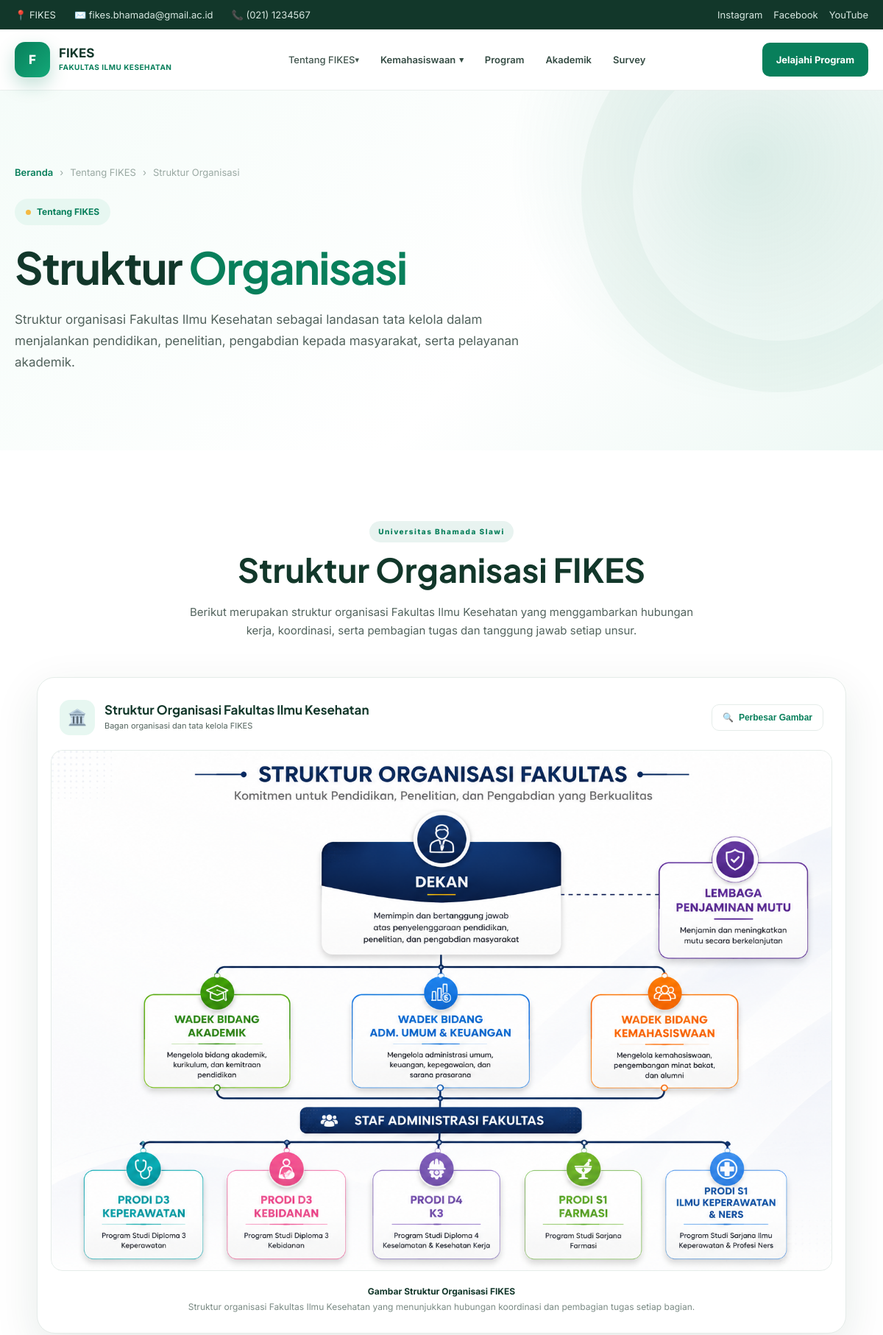
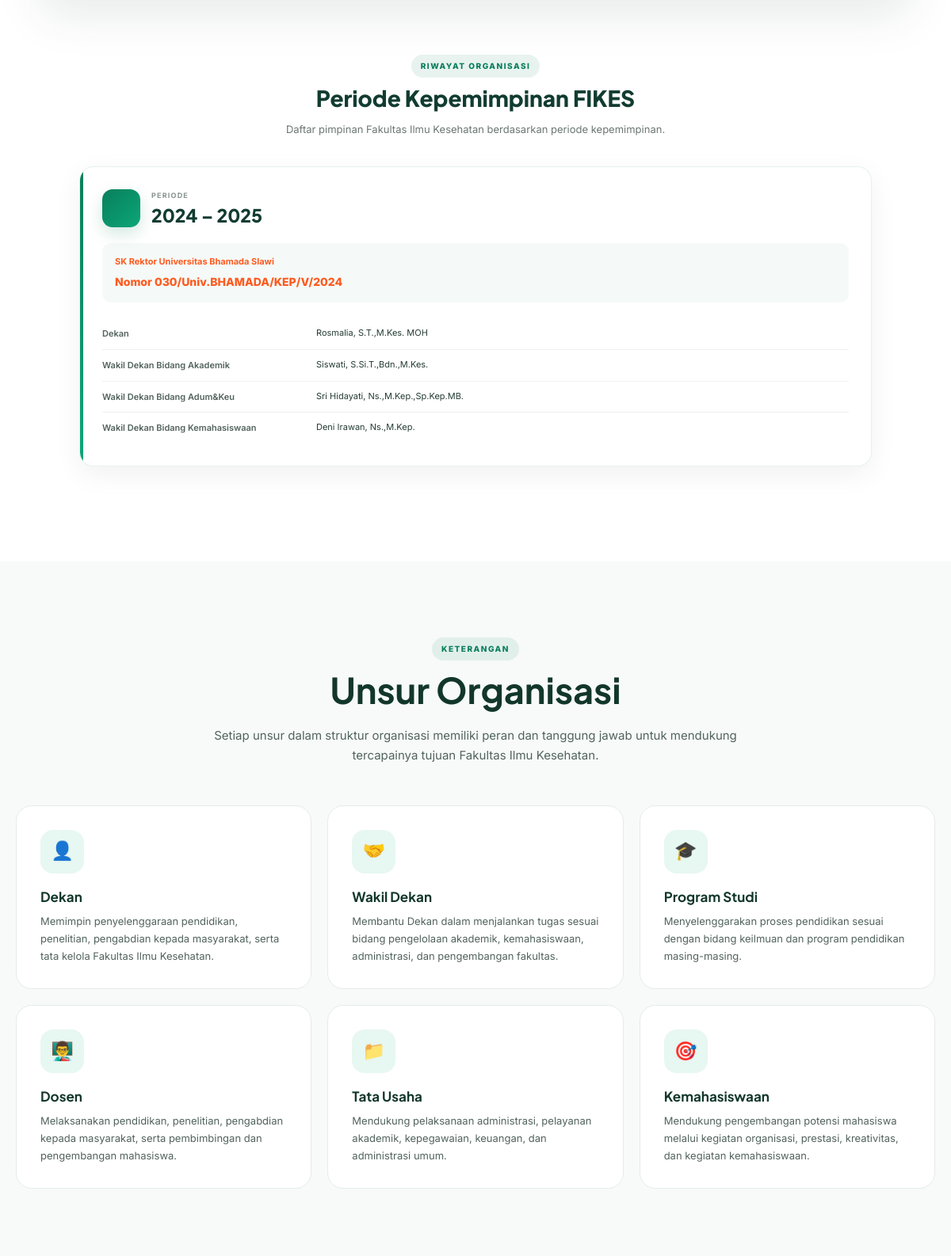
The page /page/struktur/struktur-organisasi.php (upper part) on the database its author committed (2 pictures, top to bottom).
### tables this page shows
CREATE TABLE `pengaturan` (
  `id` int(10) UNSIGNED NOT NULL,
  `nama_kampus` varchar(180) DEFAULT 'Fakultas Ilmu Kesehatan',
  `email` varchar(150) DEFAULT 'info@fikes.ac.id',
  `telepon` varchar(50) DEFAULT '(021) 1234567',
  `alamat` text DEFAULT NULL,
  `instagram` varchar(255) DEFAULT NULL,
  `facebook` varchar(255) DEFAULT NULL,
  `youtube` varchar(255) DEFAULT NULL,
  `maps_embed` text DEFAULT NULL
);

CREATE TABLE `struktur_organisasi` (
  `id` int(11) NOT NULL,
  `periode` varchar(50) NOT NULL,
  `sk_rektor` varchar(200) NOT NULL,
  `dekan` varchar(200) NOT NULL,
  `wakil_dekan_akademik` varchar(200) NOT NULL,
  `wakil_dekan_adum_keu` varchar(200) NOT NULL,
  `wakil_dekan_kemahasiswaan` varchar(200) NOT NULL,
  `gambar` varchar(255) DEFAULT NULL,
  `created_at` timestamp NOT NULL DEFAULT current_timestamp(),
  `updated_at` timestamp NOT NULL DEFAULT current_timestamp() ON UPDATE current_timestamp()
);

### page/includes/site-settings.php (called while the page is built, shortened)
<?php
function fikes_setting_value(array $row, array $aliases, string $default = ''): string
{
    foreach ($aliases as $key) {
        if (array_key_exists($key, $row) && trim((string)$row[$key]) !== '') {
            return trim((string)$row[$key]);
        }
    }
    return $default;
}
function fikes_find_settings_table(PDO $pdo): ?array
{
    $preferred = [
        'pengaturan_website', 'pengaturan_web', 'pengaturan',
        'website_settings', 'site_settings', 'settings',
        'konfigurasi_website', 'konfigurasi'
    ];
    $tables = $pdo->query("SELECT TABLE_NAME FROM information_schema.TABLES WHERE TABLE_SCHEMA = DATABASE() AND TABLE_TYPE='BASE TABLE'")->fetchAll(PDO::FETCH_COLUMN);
    $tables = array_values(array_unique(array_map('strval', $tables)));
    $ordered = [];
    foreach ($preferred as $name) if (in_array($name, $tables, true)) $ordered[] = $name;
    foreach ($tables as $name) if (!in_array($name, $ordered, true)) $ordered[] = $name;
    $best = null;
    $bestScore = 0;
    foreach ($ordered as $table) {
        $st = $pdo->prepare("SELECT COLUMN_NAME FROM information_schema.COLUMNS WHERE TABLE_SCHEMA = DATABASE() AND TABLE_NAME = ? ORDER BY ORDINAL_POSITION");
        $st->execute([$table]);
        $cols = $st->fetchAll(PDO::FETCH_COLUMN);
        $lc = array_map('strtolower', $cols);
        $score = 0;
        foreach (['nama_website','nama_website','site_name','website_name','email','telepon','alamat','instagram','facebook','youtube','logo','google_maps','maps','copyright','deskripsi'] as $c) {
            if (in_array($c, $lc, true)) $score += 2;
        }
        foreach (['key','setting_key','nama','kunci'] as $c) if (in_array($c,$lc,true)) $score += 1;
        foreach (['value','setting_value','nilai','isi'] as $c) if (in_array($c,$lc,true)) $score += 1;
        if (in_array($table, $preferred, true)) $score += 5;
        if ($score > $bestScore) { $bestScore = $score; $best = ['table'=>$table,'columns'=>$cols]; }
    }
    return $bestScore >= 3 ? $best : null;
}
function fikes_load_site_settings(PDO $pdo): array
{
    $found = fikes_find_settings_table($pdo);
    $table = str_replace('`','', $found['table']);
    $columns = array_map('strtolower', $found['columns']);
    $quoted = '`' . str_replace('`','``',$table) . '`';
    $rows = $pdo->query("SELECT * FROM $quoted LIMIT 1")->fetch(PDO::FETCH_ASSOC);
    $row = array_change_key_case($rows, CASE_LOWER);
    $keyCol = null; $valueCol = null;
    return $row;
}
function fikes_site_settings(PDO $pdo): array
{
    $cache = fikes_load_site_settings($pdo);
    return $cache;
}

### page/struktur/struktur-organisasi.php (the view, shortened to what this page needs)
<?php
$host = 'localhost';
$db   = 'fikes';
$user = 'root';
$pass = '';
$charset = 'utf8mb4';
$dsn = "mysql:host=$host;dbname=$db;charset=$charset";
$options = [
  PDO::ATTR_ERRMODE => PDO::ERRMODE_EXCEPTION,
  PDO::ATTR_DEFAULT_FETCH_MODE => PDO::FETCH_ASSOC,
  PDO::ATTR_EMULATE_PREPARES => false,
];
try {
  $pdo = new PDO($dsn, $user, $pass, $options);
} catch (PDOException $e) {
  die('Koneksi database gagal: ' . $e->getMessage());
}
$stmt = $pdo->query("SELECT * FROM struktur_organisasi ORDER BY id DESC LIMIT 1");
$data = $stmt->fetch(PDO::FETCH_ASSOC);
function h($text)
{
  return htmlspecialchars($text ?? '', ENT_QUOTES, 'UTF-8');
}
$gambar = 'struktur-organisasi.png';
if (!empty($data['gambar'])) {
  $file = __DIR__ . '/../../admin/uploads/struktur/' . basename($data['gambar']);
  if (file_exists($file)) {
    $gambar = '/fikes/admin/uploads/struktur/' . basename($data['gambar']);
  }
}
?>
<!doctype html>
<html lang="id">
  <head>
    <link rel="stylesheet" href="/fikes/assets/css/style.css">
  </head>
  <body>
    <?php require_once __DIR__ . '/../menu/topbar.php'; ?>
    <?php require_once __DIR__ . '/../menu/navbar.php'; ?>
    <section class="page-hero">
      <div class="container">
        <div class="hero-content">
          <div class="breadcrumb">
            <a href="index.html"> Beranda </a>
            <span>›</span>
            <span> Tentang FIKES </span>
            <span>›</span>
            <span> Struktur Organisasi </span>
          </div>
          <div class="hero-label">
            <span></span>
            Tentang FIKES
          </div>
          <h1>
            Struktur
            <span>Organisasi</span>
          </h1>
          <p>
            Struktur organisasi Fakultas Ilmu Kesehatan sebagai landasan tata
            kelola dalam menjalankan pendidikan, penelitian, pengabdian kepada
            masyarakat, serta pelayanan akademik.
          </p>
        </div>
      </div>
    </section>
    <section class="section organization-section">
      <div class="container">
        <div class="section-header">
          <span class="section-label"> Universitas Bhamada Slawi </span>
          <h2 class="section-title">Struktur Organisasi FIKES</h2>
          <p class="section-description">
            Berikut merupakan struktur organisasi Fakultas Ilmu Kesehatan yang
            menggambarkan hubungan kerja, koordinasi, serta pembagian tugas dan
            tanggung jawab setiap unsur.
          </p>
        </div>
        <div class="organization-wrapper">
          <div class="organization-card">
            <div class="organization-card-header">
              <div class="organization-card-header-left">
                <div class="organization-card-icon">🏛️</div>
                <div>
                  <h3>Struktur Organisasi Fakultas Ilmu Kesehatan</h3>
                  <p>Bagan organisasi dan tata kelola FIKES</p>
                </div>
              </div>
              <button class="zoom-btn" id="zoomButton">
                🔍
                <span> Perbesar Gambar </span>
              </button>
            </div>
            <div class="organization-image-container" id="organizationImageContainer">
              <img src="<?= h($gambar) ?>" alt="Struktur Organisasi Fakultas Ilmu Kesehatan"
                alt="Struktur Organisasi Fakultas Ilmu Kesehatan" class="organization-image" id="organizationImage" />
            </div>
            <div class="image-caption">
              <strong> Gambar Struktur Organisasi FIKES </strong>
              <br />
              Struktur organisasi Fakultas Ilmu Kesehatan yang menunjukkan
              hubungan koordinasi dan pembagian tugas setiap bagian.
            </div>
          </div>
        </div>
        <div class="riwayat-organisasi">
          <div class="section-heading">
            <span class="section-label"> RIWAYAT ORGANISASI </span>
            <h2>Periode Kepemimpinan FIKES</h2>
            <p>
              Daftar pimpinan Fakultas Ilmu Kesehatan berdasarkan periode
              kepemimpinan.
            </p>
          </div>
          <div class="periode-card">
            <div class="periode-header">
              <div class="periode-icon">
              </div>
              <div>
                <span class="periode-label"> PERIODE </span>
                <h3>2024 – 2025</h3>
              </div>
            </div>
            <div class="sk-info">
              <span> SK Rektor Universitas Bhamada Slawi </span>
              <strong> <?= h($data['sk_rektor']) ?></strong>
            </div>
            <div class="jabatan-list">
              <div class="jabatan-row">
                <span class="jabatan"> Dekan </span>
                <span class="nama"> <?= h($data['dekan']) ?></span>
              </div>
              <div class="jabatan-row">
                <span class="jabatan"> Wakil Dekan Bidang Akademik </span>
                <span class="nama"> <?= h($data['wakil_dekan_akademik']) ?></span>
              </div>
              <div class="jabatan-row">
                <span class="jabatan"> Wakil Dekan Bidang Adum&Keu </span>
                <span class="nama"> <?= h($data['wakil_dekan_adum_keu']) ?></span>
              </div>
              <div class="jabatan-row">
                <span class="jabatan"> Wakil Dekan Bidang Kemahasiswaan </span>
                <span class="nama"> <?= h($data['wakil_dekan_kemahasiswaan']) ?></span>
              </div>
            </div>
          </div>
        </div>
      </div>
    </section>
    <section class="section information-section">
      <div class="container">
        <div class="section-header">
          <span class="section-label"> KETERANGAN </span>
          <h2 class="section-title">Unsur Organisasi</h2>
          <p class="section-description">
            Setiap unsur dalam struktur organisasi memiliki peran dan tanggung
            jawab untuk mendukung tercapainya tujuan Fakultas Ilmu Kesehatan.
          </p>
        </div>
        <div class="information-grid">
          <div class="information-card">
            <div class="information-icon">👤</div>
            <h3>Dekan</h3>
            <p>
              Memimpin penyelenggaraan pendidikan, penelitian, pengabdian kepada
              masyarakat, serta tata kelola Fakultas Ilmu Kesehatan.
            </p>
          </div>
          <div class="information-card">
            <div class="information-icon">🤝</div>
            <h3>Wakil Dekan</h3>
            <p>
              Membantu Dekan dalam menjalankan tugas sesuai bidang pengelolaan
              akademik, kemahasiswaan, administrasi, dan pengembangan fakultas.
            </p>
          </div>
          <div class="information-card">
            <div class="information-icon">🎓</div>
            <h3>Program Studi</h3>
            <p>
              Menyelenggarakan proses pendidikan sesuai dengan bidang keilmuan
              dan program pendidikan masing-masing.
            </p>
          </div>
          <div class="information-card">
            <div class="information-icon">👨‍🏫</div>
            <h3>Dosen</h3>
            <p>
              Melaksanakan pendidikan, penelitian, pengabdian kepada masyarakat,
              serta pembimbingan dan pengembangan mahasiswa.
            </p>
          </div>
          <div class="information-card">
            <div class="information-icon">📁</div>
            <h3>Tata Usaha</h3>
            <p>
              Mendukung pelaksanaan administrasi, pelayanan akademik,
              kepegawaian, keuangan, dan administrasi umum.
            </p>
          </div>
          <div class="information-card">
            <div class="information-icon">🎯</div>
            <h3>Kemahasiswaan</h3>
            <p>
              Mendukung pengembangan potensi mahasiswa melalui kegiatan
              organisasi, prestasi, kreativitas, dan kegiatan kemahasiswaan.
            </p>
          </div>
        </div>
      </div>
    </section>
  </body>
</html>

### page/menu/topbar.php (shortened to what this page needs)
<?php
if (!function_exists('e')) {
  function e($value)
  {
    return htmlspecialchars($value ?? '', ENT_QUOTES, 'UTF-8');
  }
}
require_once __DIR__ . '/../includes/site-settings.php';
$site = fikes_site_settings($pdo);
$siteName = fikes_setting_value($site, ['nama_website', 'site_name', 'website_name', 'nama', 'title'], 'FIKES');
$siteEmail = fikes_setting_value($site, ['email', 'email_website', 'email_kampus', 'email_fikes'], 'info@fikes.ac.id');
$sitePhone = fikes_setting_value($site, ['telepon', 'no_telepon', 'nomor_telepon', 'phone', 'telephone', 'telp'], '(021)
1234567');
$siteInstagram = fikes_setting_value($site, ['instagram', 'instagram_url', 'link_instagram'], '#');
$siteFacebook = fikes_setting_value($site, ['facebook', 'facebook_url', 'link_facebook'], '#');
$siteYoutube = fikes_setting_value($site, ['youtube', 'youtube_url', 'link_youtube'], '#');
?>
<div class="topbar">
  <div class="container topbar-inner">
    <div class="topbar-info">
      <span>📍 <?= e($siteName) ?></span>
      <span>✉️ <?= e($siteEmail) ?></span>
      <span>📞 <?= e($sitePhone) ?></span>
    </div>
    <div class="topbar-social">
      <?php if ($siteInstagram !== '#'): ?><a href="<?= e($siteInstagram) ?>" target="_blank"
          rel="noopener">Instagram</a><?php endif; ?>
      <?php if ($siteFacebook !== '#'): ?><a href="<?= e($siteFacebook) ?>" target="_blank"
          rel="noopener">Facebook</a><?php endif; ?>
      <?php if ($siteYoutube !== '#'): ?><a href="<?= e($siteYoutube) ?>" target="_blank"
          rel="noopener">YouTube</a><?php endif; ?>
    </div>
  </div>
</div>

### rows shown on the page
pengaturan: email "fikes.bhamada@gmail.ac.id", telepon "(021) 1234567"
struktur_organisasi: gambar (picture), sk_rektor "Nomor 030/Univ.BHAMADA/KEP/V/2024", dekan "Rosmalia, S.T.,M.Kes. MOH", wakil_dekan_akademik "Siswati, S.Si.T.,Bdn.,M.Kes.", wakil_dekan_adum_keu "Sri Hidayati, Ns.,M.Kep.,Sp.Kep.MB.", wakil_dekan_kemahasiswaan "Deni Irawan, Ns.,M.Kep."

### other values the page prints
$siteName "FIKES"
